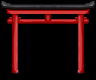

This game map was drawn from its Tiled (.tmx) file and the tilesets committed beside it. A one-line description and the full map source follow:
An orthogonal 6x5 tile map with 16x16 px tiles, 1 tile layer (AlwaysFront).

<map version="1.10" tiledversion="1.11.2" orientation="orthogonal" renderorder="right-down" compressionlevel="0" width="6" height="5" tilewidth="16" tileheight="16" infinite="0" nextlayerid="8" nextobjectid="1">
 <tileset firstgid="1" source="master_canopies.tsx" /><layer id="5" name="AlwaysFront" width="6" height="5">
  <data encoding="csv">
865,866,867,868,869,870,
919,920,921,922,923,924,
973,974,975,976,977,978,
1027,1028,1029,1030,1031,1032,
1081,1082,1083,0,1085,1086
</data>
 </layer>
</map>
